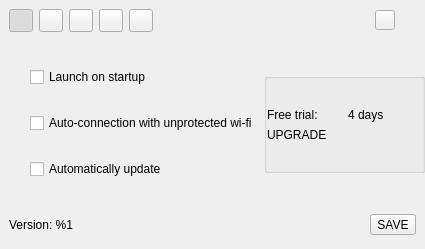
<?xml version="1.0" encoding="UTF-8"?>
<ui version="4.0">
 <class>Preferences</class>
 <widget class="QWidget" name="Preferences">
  <property name="geometry">
   <rect>
    <x>0</x>
    <y>0</y>
    <width>425</width>
    <height>249</height>
   </rect>
  </property>
  <property name="windowTitle">
   <string>Form</string>
  </property>
  <layout class="QGridLayout" name="gridLayout_2">
   <property name="leftMargin">
    <number>0</number>
   </property>
   <property name="topMargin">
    <number>0</number>
   </property>
   <property name="rightMargin">
    <number>0</number>
   </property>
   <property name="bottomMargin">
    <number>5</number>
   </property>
   <item row="1" column="0">
    <widget class="QFrame" name="frame">
     <layout class="QGridLayout" name="gridLayout">
      <property name="leftMargin">
       <number>30</number>
      </property>
      <property name="topMargin">
       <number>0</number>
      </property>
      <property name="rightMargin">
       <number>0</number>
      </property>
      <property name="bottomMargin">
       <number>0</number>
      </property>
      <property name="spacing">
       <number>0</number>
      </property>
      <item row="0" column="0">
       <widget class="QStackedWidget" name="stackedWidget">
        <property name="currentIndex">
         <number>0</number>
        </property>
        <widget class="QWidget" name="generalPage">
         <layout class="QGridLayout" name="gridLayout_3">
          <property name="leftMargin">
           <number>0</number>
          </property>
          <property name="topMargin">
           <number>0</number>
          </property>
          <property name="rightMargin">
           <number>0</number>
          </property>
          <property name="bottomMargin">
           <number>0</number>
          </property>
          <item row="0" column="0">
           <widget class="QWidget" name="widget" native="true">
            <layout class="QHBoxLayout" name="horizontalLayout_3">
             <property name="leftMargin">
              <number>0</number>
             </property>
             <property name="topMargin">
              <number>0</number>
             </property>
             <property name="rightMargin">
              <number>0</number>
             </property>
             <property name="bottomMargin">
              <number>0</number>
             </property>
             <item>
              <layout class="QVBoxLayout" name="verticalLayout">
               <item>
                <widget class="QCheckBox" name="launchOnStart">
                 <property name="focusPolicy">
                  <enum>Qt::NoFocus</enum>
                 </property>
                 <property name="text">
                  <string>Launch on startup</string>
                 </property>
                </widget>
               </item>
               <item>
                <widget class="QCheckBox" name="autoUpdate">
                 <property name="focusPolicy">
                  <enum>Qt::NoFocus</enum>
                 </property>
                 <property name="text">
                  <string>Auto-connection with unprotected wi-fi</string>
                 </property>
                </widget>
               </item>
               <item>
                <widget class="QCheckBox" name="notification">
                 <property name="focusPolicy">
                  <enum>Qt::NoFocus</enum>
                 </property>
                 <property name="text">
                  <string>Automatically update</string>
                 </property>
                </widget>
               </item>
              </layout>
             </item>
             <item>
              <widget class="QGroupBox" name="groupBox">
               <property name="maximumSize">
                <size>
                 <width>16777215</width>
                 <height>100</height>
                </size>
               </property>
               <property name="title">
                <string/>
               </property>
               <layout class="QGridLayout" name="gridLayout_4">
                <property name="leftMargin">
                 <number>0</number>
                </property>
                <property name="topMargin">
                 <number>0</number>
                </property>
                <property name="rightMargin">
                 <number>0</number>
                </property>
                <property name="bottomMargin">
                 <number>0</number>
                </property>
                <item row="1" column="1">
                 <widget class="QLabel" name="daysTrial">
                  <property name="text">
                   <string>4 days</string>
                  </property>
                 </widget>
                </item>
                <item row="1" column="0">
                 <widget class="QLabel" name="freeTrial">
                  <property name="text">
                   <string>Free trial:</string>
                  </property>
                  <property name="alignment">
                   <set>Qt::AlignLeading|Qt::AlignLeft|Qt::AlignVCenter</set>
                  </property>
                 </widget>
                </item>
                <item row="0" column="0" colspan="2">
                 <spacer name="verticalSpacer_2">
                  <property name="orientation">
                   <enum>Qt::Vertical</enum>
                  </property>
                  <property name="sizeHint" stdset="0">
                   <size>
                    <width>0</width>
                    <height>0</height>
                   </size>
                  </property>
                 </spacer>
                </item>
                <item row="3" column="0">
                 <spacer name="verticalSpacer_3">
                  <property name="orientation">
                   <enum>Qt::Vertical</enum>
                  </property>
                  <property name="sizeHint" stdset="0">
                   <size>
                    <width>0</width>
                    <height>0</height>
                   </size>
                  </property>
                 </spacer>
                </item>
                <item row="2" column="0" colspan="2">
                 <widget class="QLabel" name="upgradeLabel">
                  <property name="text">
                   <string>UPGRADE</string>
                  </property>
                 </widget>
                </item>
               </layout>
              </widget>
             </item>
            </layout>
           </widget>
          </item>
         </layout>
        </widget>
        <widget class="QWidget" name="connectionPage">
         <layout class="QGridLayout" name="gridLayout_5">
          <property name="leftMargin">
           <number>0</number>
          </property>
          <property name="topMargin">
           <number>0</number>
          </property>
          <property name="rightMargin">
           <number>0</number>
          </property>
          <property name="bottomMargin">
           <number>0</number>
          </property>
          <item row="0" column="0">
           <widget class="QWidget" name="widget_2" native="true">
            <layout class="QGridLayout" name="gridLayout_6">
             <property name="leftMargin">
              <number>0</number>
             </property>
             <property name="topMargin">
              <number>0</number>
             </property>
             <property name="rightMargin">
              <number>0</number>
             </property>
             <property name="bottomMargin">
              <number>0</number>
             </property>
             <item row="0" column="0" colspan="2">
              <widget class="QLabel" name="label_5">
               <property name="text">
                <string>Auto - Connect to</string>
               </property>
              </widget>
             </item>
             <item row="1" column="1">
              <widget class="QLabel" name="label_6">
               <property name="text">
                <string>most recent location</string>
               </property>
              </widget>
             </item>
             <item row="1" column="0" rowspan="2">
              <widget class="QCheckBox" name="selectServerLocation">
               <property name="sizePolicy">
                <sizepolicy hsizetype="Expanding" vsizetype="Expanding">
                 <horstretch>0</horstretch>
                 <verstretch>0</verstretch>
                </sizepolicy>
               </property>
               <property name="maximumSize">
                <size>
                 <width>20</width>
                 <height>16777215</height>
                </size>
               </property>
               <property name="focusPolicy">
                <enum>Qt::NoFocus</enum>
               </property>
               <property name="text">
                <string/>
               </property>
              </widget>
             </item>
             <item row="2" column="1">
              <widget class="QLabel" name="label_7">
               <property name="text">
                <string>a server near you</string>
               </property>
              </widget>
             </item>
             <item row="0" column="2" rowspan="5">
              <layout class="QVBoxLayout" name="verticalLayout_2">
               <item>
                <widget class="QLabel" name="label_8">
                 <property name="text">
                  <string>Connection mode:</string>
                 </property>
                </widget>
               </item>
               <item>
                <widget class="QComboBox" name="connectionMode"/>
               </item>
               <item>
                <spacer name="verticalSpacer">
                 <property name="orientation">
                  <enum>Qt::Vertical</enum>
                 </property>
                 <property name="sizeHint" stdset="0">
                  <size>
                   <width>20</width>
                   <height>40</height>
                  </size>
                 </property>
                </spacer>
               </item>
              </layout>
             </item>
             <item row="3" column="0">
              <widget class="QCheckBox" name="unprotectedWifi">
               <property name="focusPolicy">
                <enum>Qt::NoFocus</enum>
               </property>
               <property name="text">
                <string/>
               </property>
              </widget>
             </item>
             <item row="3" column="1">
              <widget class="QLabel" name="unprotectedLabel">
               <property name="text">
                <string>With unprotected wi-fi</string>
               </property>
              </widget>
             </item>
            </layout>
           </widget>
          </item>
         </layout>
        </widget>
       </widget>
      </item>
     </layout>
    </widget>
   </item>
   <item row="0" column="0">
    <widget class="QFrame" name="headerFrame">
     <property name="frameShape">
      <enum>QFrame::NoFrame</enum>
     </property>
     <property name="frameShadow">
      <enum>QFrame::Raised</enum>
     </property>
     <property name="styleHint" stdset="0">
      <string>header</string>
     </property>
     <layout class="QHBoxLayout" name="horizontalLayout">
      <property name="rightMargin">
       <number>30</number>
      </property>
      <item>
       <widget class="QToolButton" name="general">
        <property name="text">
         <string/>
        </property>
        <property name="checkable">
         <bool>true</bool>
        </property>
        <property name="checked">
         <bool>true</bool>
        </property>
        <property name="styleHint" stdset="0">
         <string>tab</string>
        </property>
       </widget>
      </item>
      <item>
       <widget class="QToolButton" name="connection">
        <property name="text">
         <string/>
        </property>
        <property name="checkable">
         <bool>true</bool>
        </property>
        <property name="styleHint" stdset="0">
         <string>tab</string>
        </property>
       </widget>
      </item>
      <item>
       <widget class="QToolButton" name="blackList">
        <property name="text">
         <string/>
        </property>
        <property name="checkable">
         <bool>true</bool>
        </property>
        <property name="styleHint" stdset="0">
         <string>tab</string>
        </property>
       </widget>
      </item>
      <item>
       <widget class="QToolButton" name="wifi">
        <property name="text">
         <string/>
        </property>
        <property name="checkable">
         <bool>true</bool>
        </property>
        <property name="styleHint" stdset="0">
         <string>tab</string>
        </property>
       </widget>
      </item>
      <item>
       <widget class="QToolButton" name="account">
        <property name="text">
         <string/>
        </property>
        <property name="checkable">
         <bool>true</bool>
        </property>
        <property name="styleHint" stdset="0">
         <string>tab</string>
        </property>
       </widget>
      </item>
      <item>
       <spacer name="horizontalSpacer">
        <property name="orientation">
         <enum>Qt::Horizontal</enum>
        </property>
        <property name="sizeHint" stdset="0">
         <size>
          <width>40</width>
          <height>20</height>
         </size>
        </property>
       </spacer>
      </item>
      <item>
       <widget class="QToolButton" name="close">
        <property name="minimumSize">
         <size>
          <width>20</width>
          <height>20</height>
         </size>
        </property>
        <property name="maximumSize">
         <size>
          <width>20</width>
          <height>20</height>
         </size>
        </property>
        <property name="text">
         <string/>
        </property>
       </widget>
      </item>
     </layout>
    </widget>
   </item>
   <item row="2" column="0">
    <widget class="QWidget" name="horizontalWidget" native="true">
     <property name="minimumSize">
      <size>
       <width>0</width>
       <height>30</height>
      </size>
     </property>
     <layout class="QHBoxLayout" name="horizontalLayout_4">
      <item>
       <widget class="QLabel" name="versionLabel">
        <property name="text">
         <string>Version: %1</string>
        </property>
       </widget>
      </item>
      <item>
       <spacer name="horizontalSpacer_2">
        <property name="orientation">
         <enum>Qt::Horizontal</enum>
        </property>
        <property name="sizeHint" stdset="0">
         <size>
          <width>40</width>
          <height>20</height>
         </size>
        </property>
       </spacer>
      </item>
      <item>
       <widget class="QToolButton" name="save">
        <property name="text">
         <string>SAVE</string>
        </property>
       </widget>
      </item>
     </layout>
    </widget>
   </item>
  </layout>
 </widget>
 <resources/>
 <connections/>
</ui>
